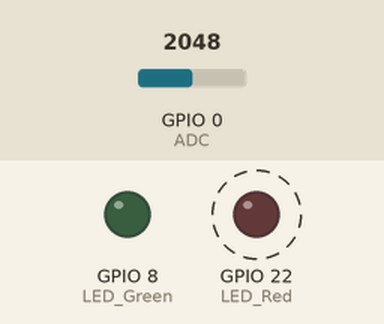
Simulated run of this sketch. Board: ESP32-C6. Shown: output pins drawn as LEDs (lit = HIGH). Dashed ring = blinking. Inputs (shaded band) come from the test bench; at power-on: GPIO 0 (ADC) = 2048 (analog values on the 0–4095 scale). What the sketch prints to the serial monitor is not drawn.

Above: at 1.4 s.
1.5 s: GPIO 0 (ADC) set to 93
4.6 s: GPIO 0 (ADC) set to 84
Timing chart, 0 to 13.7 s (numbered marks = the images above; inputs shaded):
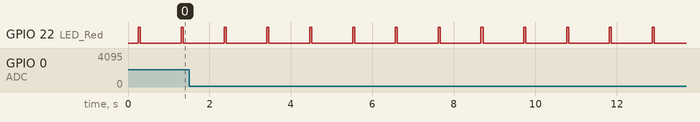

Measured:
- by itself, GPIO 22 (LED_Red): alternates HIGH for 0.05 s and LOW for 1.0 s

The sketch:

ADC_DCV_Test.ino
```cpp
/*
  Dave Williams, DitroniX 2019-2026 (ditronix.net)
  ESPKite - IoT ESP32-C6 Based Home and Industrial LoRa Controller SDK
  Features include ESPKite | ESP32-C6 LoRa SX1262 E22-900M22S E22-400M22S RS485 5-60V Relay

  ESPKite - Basic Bring Up Test Code - May 2026

  Remember!
  - Set the BOARD to Use ESP32C6 Dev Module (or similar).
  - You can also set the BAUD rate up to 921600 to speed up flashing.
  - The SDK does NOT need external power to flash.  It will take Power from the USB 5V.
  - The Serial Monitor is configured for BAUD 115200

  The purpose of this test code is to cycle through the various main functions of the board as part of bring up testing.
  .
  This test code is OPEN SOURCE and formatted for easier viewing.  Although is is not intended for real world use, it may be freely used, or modified as needed.
  It is distributed on an "AS IS" BASIS, WITHOUT WARRANTIES OR CONDITIONS OF ANY KIND, either express or implied.

  Further information, details and examples can be found on our website or github.com/DitroniX

  * github.com/DitroniX
  * github.com/DitroniX/ESPKite-ESP32-C6-SX1262-LoRa-RS485-60V-Relay
  * github.com/DitroniX/ESPKite-ESP32-C6-SX1262-LoRa-RS485-60V-Relay/wiki
  * hackster.io/DitroniX/espkite-esp32-c6-sx1262-lora-rs485-5-60v-relay-output-8891a3
*/

// The ESP32-C6 has an effective ADC voltage range between 0V and 2.5V, although it can technically read up to (3.3V depending on the tolerances and calibration

// ****************  VARIABLES / DEFINES / STATIC ****************

// Constants
const int LoopDelay = 1;  // Loop Delay in Seconds

// Variables
float ADC_Voltage;
int DCV_Percentage;

// **************** OUTPUTS ****************
#define LED_Red 22   // Red LED
#define LED_Green 8  // Green LED

// **************** INPUTS ****************
#define ADC 0  // ADC (12-bit 0–4095 0-1.1V - Attenuation to 0-3.3V)

// ######### FUNCTIONS #########

// Map float values to percentages
float MapValues(float x, float DC_Min, float DC_Max, float Percentage_Min, float Percentage_Max) {
  return (x - DC_Min) * (Percentage_Max - Percentage_Min) / (DC_Max - DC_Min) + Percentage_Min;
}

// ######### SETUP #########
void setup() {

  // Stabalise
  delay(250);

  // Initialise UART:
  Serial.begin(115200, SERIAL_8N1);  //115200
  while (!Serial)
    ;
  Serial.println("");

  // LEDs
  pinMode(LED_Red, OUTPUT);
  pinMode(LED_Green, OUTPUT);

  // LEDs Default Off State
  digitalWrite(LED_Red, LOW);
  digitalWrite(LED_Green, LOW);

  // ADC
  analogReadResolution(12);
  analogSetAttenuation(ADC_11db);  // 0 ~ 3.3V

  Serial.println("ESPKite Bring Up and Test Example Code");
}

// ######### LOOP #########
void loop() {

  // Raw ADC Value
  Serial.print("ADC Raw: ");
  Serial.print(analogRead(ADC));

  // Read DC Input Voltage
  ADC_Voltage = analogReadMilliVolts(ADC);
  ADC_Voltage = ADC_Voltage / 1000;  // mV

  Serial.print("\tADC Voltage: ");
  Serial.print(ADC_Voltage);
  Serial.print(" V ");

  ADC_Voltage = ADC_Voltage * 77.5;  // Scaled

  Serial.print("\tADC Scaled: ");
  Serial.print(ADC_Voltage);
  Serial.print(" V ");

  DCV_Percentage = MapValues(ADC_Voltage, 5, 75, 5, 100);  // Typically 5V to 75V
  Serial.print("\tDCV: ");
  Serial.print(DCV_Percentage);
  Serial.print(" % ");

  if (ADC_Voltage < 5.5)
    Serial.print("\t(USB Powered)");

  if (ADC_Voltage > 5.5)
    Serial.print("\t(DC Powered)");

  Serial.println("\n");

  // Heatbeat LED
  digitalWrite(LED_Red, HIGH);
  delay(50);
  digitalWrite(LED_Red, LOW);

  // Loop Delay
  delay(LoopDelay * 1000);
}
```
